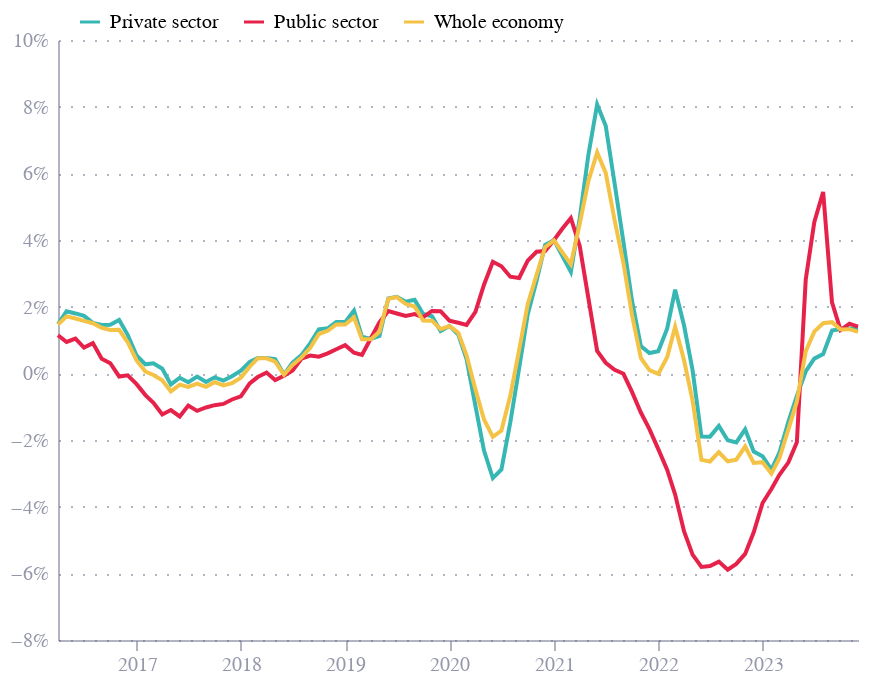

Notebook code cell kept with this figure:
### Code cell
df = pd.read_csv("fig1.csv")
df = df.drop(columns=["year"])

df = df.melt(id_vars=["date"], var_name="series", value_name="value")

df.value = df.value / 100

df.date = pd.to_datetime(df.date, format="%d/%m/%Y")

base = alt.Chart(df).encode(
    x=alt.X("date:T"),
    y=alt.Y("value:Q", title="", axis=alt.Axis(format=".0%"), scale=alt.Scale(domain=[-0.08, 0.1])),
    color=alt.Color("series:N", title="", legend=alt.Legend(
        orient="none",
        legendX=10,
        legendY=-15,
        direction="horizontal",
    ))
)

line = base.mark_line()

chart = line

chart.display()

chart.save("fig1.json")
chart.save("fig1.png", scale_factor=3)

### Figure 1 — Vega-Lite specification as saved in the notebook (floating-point values rounded to 4 significant figures; data arrays with more than 128 entries replaced by an {"elided": "..."} marker saying what was removed)
{"config": {"font": "Circular Std", "mark": {"line": {"interpolate": "monotone"}}, "view": {"stroke": "transparent", "width": 400, "height": 300}, "range": {"category": ["#36B7B4", "#E6224B", "#F4C245", "#0063AF", "#00A767", "#179FDB", "#EB5C2E"], "diverging": ["#E6224B", "#E54753", "#C9C9C9", "#179FDB", "#122B39"], "heatmap": ["#C9C9C9", "#179FDB", "#0063AF", "#122B39"], "ordinal": ["#00A767", "#36B7B4", "#179FDB", "#0063AF", "#243B5A"]}, "axisX": {"domainColor": "#676A86", "domainOpacity": 0.5, "grid": false, "labelAngle": 0, "labelColor": "#676A86", "labelOpacity": 0.7, "orient": "bottom", "tickColor": "#676A86", "tickCount": 10, "tickOpacity": 0.5, "title": false, "titleAlign": "center", "titleAnchor": "middle", "titleColor": "#676A86", "titleFontSize": 12, "titleOpacity": 0.8, "titleY": -15}, "axisY": {"domainColor": "#676A86", "domainOpacity": 0.5, "gridColor": "#676A86", "gridDash": [1, 5], "gridOpacity": 0.5, "labelColor": "#676A86", "labelOpacity": 0.7, "labelPadding": 5, "tickColor": "#676A86", "tickCount": 8, "tickOpacity": 0.5, "ticks": false, "titleAlign": "left", "titleAngle": 0, "titleBaseline": "bottom", "titleColor": "#676A86", "titleFontSize": 12, "titleOpacity": 0.8, "titleX": 0, "titleY": -7}}, "data": {"name": "data-1fb3608f45faff412c17c39a5642dfa6"}, "mark": {"type": "line"}, "encoding": {"color": {"field": "series", "legend": {"direction": "horizontal", "legendX": 10, "legendY": -15, "orient": "none"}, "title": "", "type": "nominal"}, "x": {"field": "date", "type": "temporal"}, "y": {"axis": {"format": ".0%"}, "field": "value", "scale": {"domain": [-0.08, 0.1]}, "title": "", "type": "quantitative"}}, "$schema": "https://vega.github.io/schema/vega-lite/v5.8.0.json", "datasets": {"data-1fb3608f45faff412c17c39a5642dfa6": {"elided": "279 records"}}}
